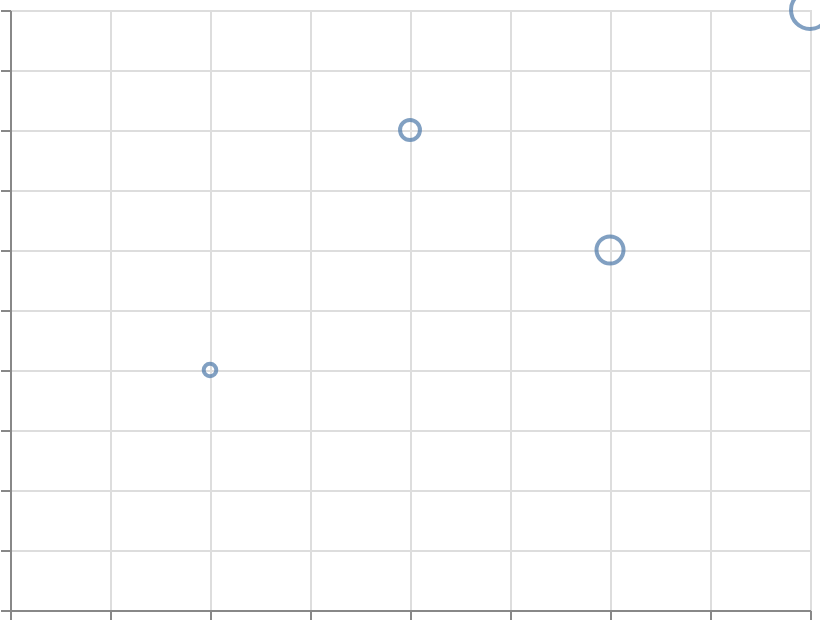

Write a Vega-Lite specification for this figure.
### Vega-Lite specification from a JSON file in a GitHub repository (floating-point values rounded to 4 significant figures)
{"$schema": "https://vega.github.io/schema/vega-lite/v6.json", "width": 400, "height": 300, "padding": 5, "autosize": "none", "data": {"name": "table", "values": [{"x": 1, "y": 2, "size": 30}, {"x": 2, "y": 4, "size": 80}, {"x": 3, "y": 3, "size": 150}, {"x": 4, "y": 5, "size": 300}]}, "mark": "point", "encoding": {"x": {"field": "x", "type": "quantitative"}, "y": {"field": "y", "type": "quantitative"}, "size": {"field": "size", "type": "quantitative"}}}
